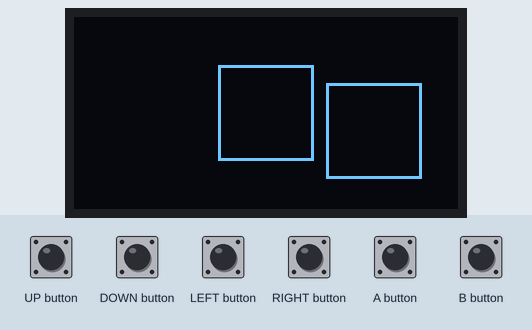
This sketch was run on a simulated Arduboy, built with avr-gcc and run on an emulated ATmega32U4. Shown: 128×64 one-colour display. The test bench sets the inputs (shaded band). What the sketch prints to the serial monitor is not drawn.

Above: at 1.2 s.
1.3 s: LEFT button pressed for 1 s
At 2.7 s:
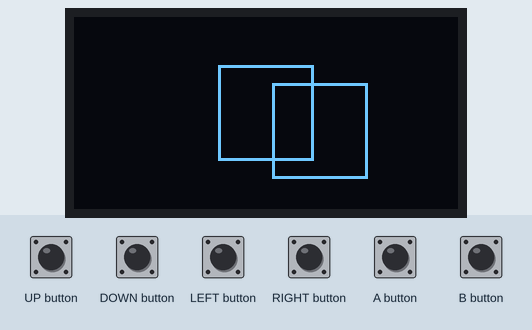
3.8 s: UP button pressed for 1 s
At 5.9 s:
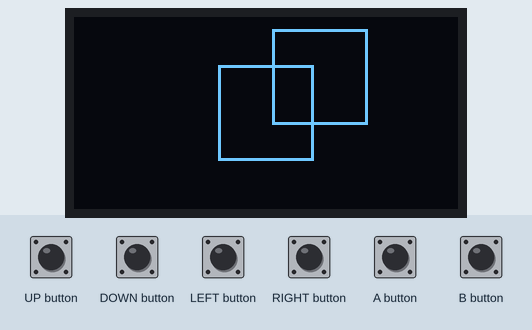
6.3 s: RIGHT button pressed for 0.15 s
At 7.5 s:
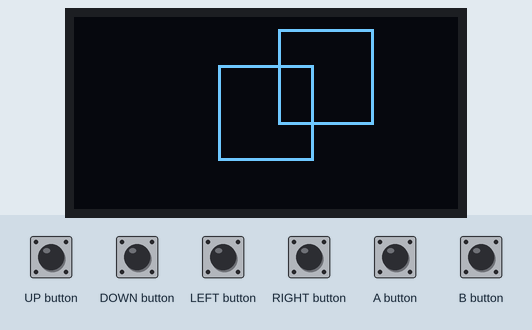
7.9 s: DOWN button pressed for 0.15 s
At 9.2 s:
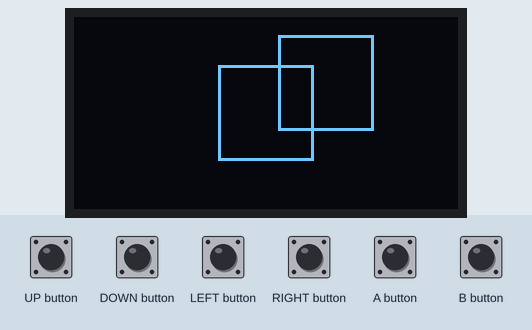
9.5 s: UP button pressed for 0.15 s
At 10.8 s:
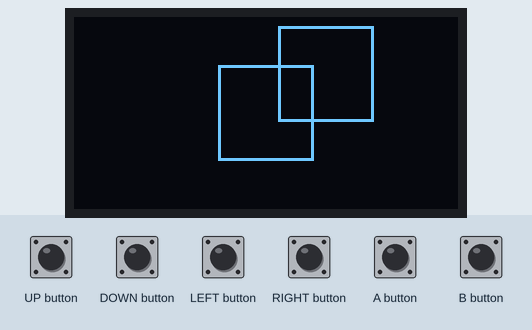
11.1 s: DOWN button pressed for 1 s
At 13.4 s:
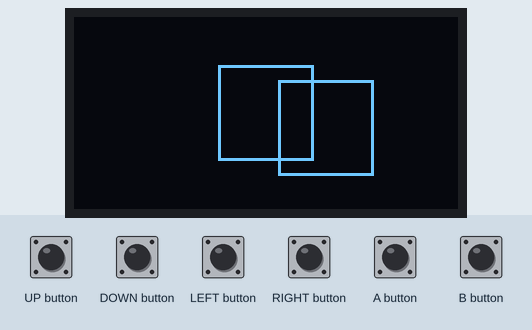
Timing chart, 0 to 14.6 s (numbered marks = the images above; inputs shaded):
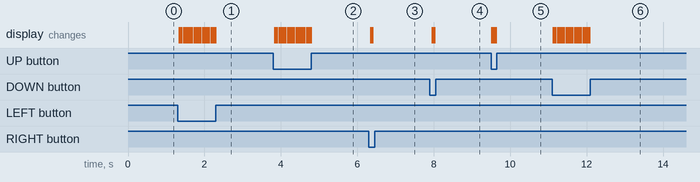

The sketch:

CollideDirection.ino
```cpp
#include <Arduboy2.h>
Arduboy2 arduboy;

int16_t x1 = 48;
int16_t y1 = 16;
int16_t x2 = 84;
int16_t y2 = 22;

bool checkCollision = false;

enum class Direction : uint8_t {
  None = 0,
  Up = 1,
  Down = 2,
  Left = 4,
  Right = 8,
};

constexpr Direction operator |(const Direction &left, const Direction &right) {
  return static_cast<Direction>(static_cast<uint8_t>(left) | static_cast<uint8_t>(right));
}

constexpr Direction operator &(const Direction &left, const Direction &right) {
  return static_cast<Direction>(static_cast<uint8_t>(left) & static_cast<uint8_t>(right));
}

void setup() {

  arduboy.begin();
  arduboy.setFrameRate(15);

}

void loop() {

  arduboy.clear();

  if (arduboy.pressed(UP_BUTTON) && y2 > -32)                              { --y2; checkCollision = true; }
  if (arduboy.pressed(DOWN_BUTTON) && y2 < 64)                             { ++y2; checkCollision = true; }
  if (arduboy.pressed(LEFT_BUTTON) && x2 > -32)                            { --x2; checkCollision = true; }
  if (arduboy.pressed(RIGHT_BUTTON) && x2 < 128)                           { ++x2; checkCollision = true; }

  arduboy.drawRect(x1, y1, 32, 32);
  arduboy.drawRect(x2, y2, 32, 32);
  arduboy.display();

  if (checkCollision) {

    Rect r1 = {x1, y1, 32, 32};
    Rect r2 = {x2, y2, 32, 32};

    Direction direction = collide(r1, r2);

    if (direction != Direction::None) {

      Serial.print("Relative to the fixed rectangle, the moving rectangle is ");

      if ((direction & Direction::Up) == Direction::Up)         { Serial.print("above "); }
      if ((direction & Direction::Down) == Direction::Down)     { Serial.print("below "); }
      if ((direction & Direction::Left) == Direction::Left)     { Serial.print("left "); }
      if ((direction & Direction::Right) == Direction::Right)   { Serial.print("right "); }

      Serial.println(".");

    }

  }

  checkCollision = false;

  delay(50);

}


/* -----------------------------------------------------------------------------------------------------------------------------
 *  Determine if the Rect1 has collided with Rect2 in the nominated direction.
 *
 *  Note that the direction is relative to Rect1.
 */
bool collide(Rect rect1, Rect rect2, Direction testDirection) {

  return ((collide(rect1, rect2) & testDirection) == testDirection);

}


/* -----------------------------------------------------------------------------------------------------------------------------
 *  Determine on which sides two Rects may have collided.
 *
 *  Note that the returned directions are relative to Rect1.
 */
Direction collide(Rect rect1, Rect rect2) {

  Direction direction = Direction::None;

  if (!(rect2.x                >= rect1.x + rect1.width  ||
        rect2.x + rect2.width  <= rect1.x                ||
        rect2.y                >= rect1.y + rect1.height ||
        rect2.y + rect2.height <= rect1.y)) {

    if ((rect1.x < rect2.x) && (rect1.x + rect1.width > rect2.x))    direction = direction | Direction::Right;     // Rect 2 is to the right of Rect 1?
    if ((rect2.x < rect1.x) && (rect2.x + rect2.width > rect1.x))    direction = direction | Direction::Left;      // Rect 2 is to the left of Rect 1?
    if ((rect2.y < rect1.y) && (rect2.y + rect2.height > rect1.y))   direction = direction | Direction::Up;        // Rect 2 is above Rect 1?
    if ((rect1.y < rect2.y) && (rect1.y + rect1.height > rect2.y))   direction = direction | Direction::Down;      // Rect 2 is below Rect 1?

  }

  return direction;

}
```

Measured:
- after the input at 1.3 s, the display: first changes after 0.05 s (image 1 shows a later state)
- after the input at 3.8 s, the display: first changes at once (image 2 shows a later state)
- after the input at 6.3 s, the display: first changes after 0.05 s (image 3 shows a later state)
- after the input at 7.9 s, the display: first changes after 0.06 s (image 4 shows a later state)
- after the input at 9.5 s, the display: first changes at once (image 5 shows a later state)
- after the input at 11.1 s, the display: first changes at once (image 6 shows a later state)
